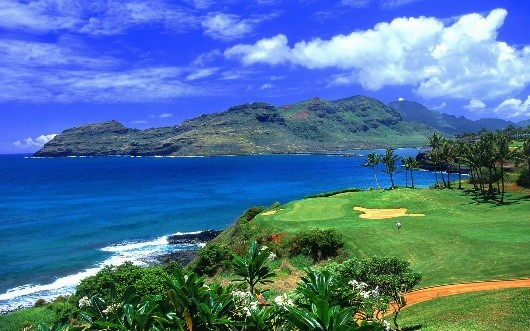
#> input picture ex4/natrescene.jpg, 530 x 331 px
$ python task4a.py
#> lines starting #> are read from the running program, lines starting #| are printed output that depends on the picture
### ex4/watermark.py
# -*- coding: UTF-8 -*-
"""
@author:Jaiyaun
@software: PyCharm
@file:watermark.py
@time:2021/11/17
"""

import matplotlib.pyplot as plt

def savefig(plt, filename, watermark_text):
    fig = plt.gcf()
    plt.rcParams['font.family'] = ['sans-serif']
    plt.rcParams['font.sans-serif'] = ['Microsoft YaHei']
    fig.text(0.9, 0.05, watermark_text,
             fontsize=40,
             rotation=45,
             color='blue',
             ha='right',
             va='bottom',
             alpha=0.2)
    plt.gca().xaxis.set_major_locator(plt.NullLocator())
    plt.gca().yaxis.set_major_locator(plt.NullLocator())
    plt.margins(0, 0)
    fig.savefig(filename, format='png', transparent=True, pad_inches=0)

# [14 lines left out: function addwatermark, not called in this run]

### ex4/task4a.py
# -*- coding: UTF-8 -*-
"""
@author:Jaiyaun
@software: PyCharm
@file:task4a.py
@time:2021/11/24
"""

import cv2
import numpy as np
import matplotlib.pyplot as plt
import watermark

img = cv2.imread('natrescene.jpg', cv2.IMREAD_COLOR)
#> img is the input picture: shape (331, 530, 3); mean B, G, R 154.6, 117.8, 77

# 二维图像转换成一维
data = img.reshape((-1, 3))
data = np.float32(data)

# 定义中心
criteria = (cv2.TERM_CRITERIA_EPS + cv2.TERM_CRITERIA_MAX_ITER, 10, 1.0)

# 设置标签
flags = cv2.KMEANS_RANDOM_CENTERS

# K-Means聚类，2、4、8、16、64
compactness, lables2, centers2 = cv2.kmeans(data, 2, None, criteria, 10, flags)
#> compactness = 1.23e+09; centers2 = [[95.08, 100.1, 54.25], [240.7, 143.5, 109.9]]
compactness, lables4, centers4 = cv2.kmeans(data, 4, None, criteria, 10, flags)
#> compactness = 524380620.1; centers4 = [[213.3, 97.8, 46.33], [32.94, 60.11, 30.27], [241.2, 204.1, 173.1], [88.72, 134.6, 97.91]]
compactness, lables8, centers8 = cv2.kmeans(data, 8, None, criteria, 10, flags)
#> compactness = 196022635.7; centers8 = [[246.9, 98.2, 64.26], [168.9, 86.81, 10.28], [246, 156.1, 121.5], [60.15, 129, 86.16], [97.02, 171.8, 145.1], [25.23, 53.49, 25.13], [244.7, 230.2, 200.5], [129.5, 105.6, 72.75]]
compactness, lables16, centers16 = cv2.kmeans(data, 16, None, criteria, 10, flags)
#> compactness = 99598415.5; centers16 = 16 rows, first 8: [171.9, 107.7, 55.45], [12.46, 40.22, 14.41], [76.44, 156.8, 108.2], [98.24, 182, 232.3], [119.1, 186.8, 152.2], [54.84, 121.6, 81.94], [142.4, 131.9, 101.5], [249, 248.5, 226.3]
compactness, lables64, centers64 = cv2.kmeans(data, 64, None, criteria, 10, flags)
#> compactness = 43480903; centers64 = 64 rows, first 8: [241, 62, 23], [141, 90.7, 11.88], [249.8, 108.6, 75.58], [174.3, 81.62, 3.65], [160.2, 84.94, 34.66], [75.95, 158.4, 233.5], [148.1, 140.3, 110], [73.82, 158.4, 101.3]

# 一维图像转换回二维
centers2 = np.uint8(centers2)
#> centers2 = [[95, 100, 54], [240, 143, 109]]
res = centers2[lables2.flatten()]
dst2 = res.reshape(img.shape)
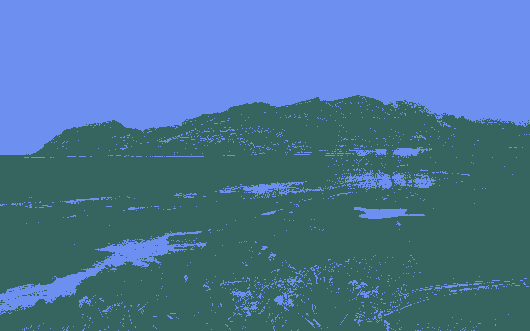
#> dst2: shape (331, 530, 3); mean B, G, R 154.3, 117.6, 76.5

centers4 = np.uint8(centers4)
#> centers4 = [[213, 97, 46], [32, 60, 30], [241, 204, 173], [88, 134, 97]]
res = centers4[lables4.flatten()]
dst4 = res.reshape(img.shape)
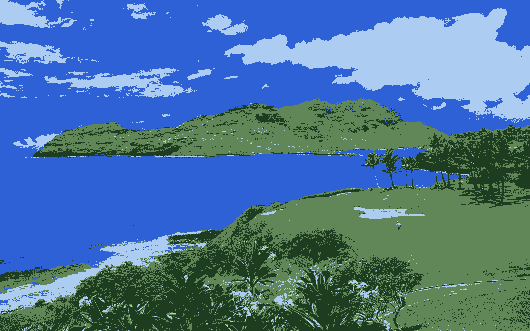
#> dst4: shape (331, 530, 3); mean B, G, R 154.1, 117.3, 76.6

centers8 = np.uint8(centers8)
#> centers8 = [[246, 98, 64], [168, 86, 10], [245, 156, 121], [60, 129, 86], [97, 171, 145], [25, 53, 25], [244, 230, 200], [129, 105, 72]]
res = centers8[lables8.flatten()]
dst8 = res.reshape(img.shape)
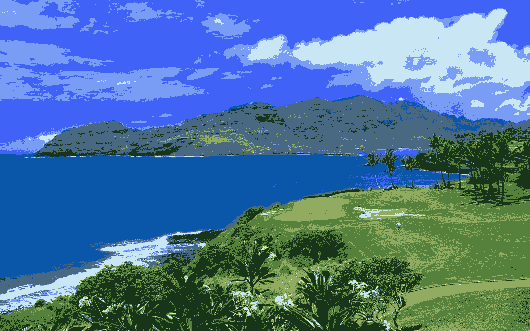
#> dst8: shape (331, 530, 3); mean B, G, R 154, 117.4, 76.7

centers16 = np.uint8(centers16)
#> centers16 = 16 rows, first 8: [171, 107, 55], [12, 40, 14], [76, 156, 108], [98, 182, 232], [119, 186, 152], [54, 121, 81], [142, 131, 101], [249, 248, 226]
res = centers16[lables16.flatten()]
dst16 = res.reshape(img.shape)
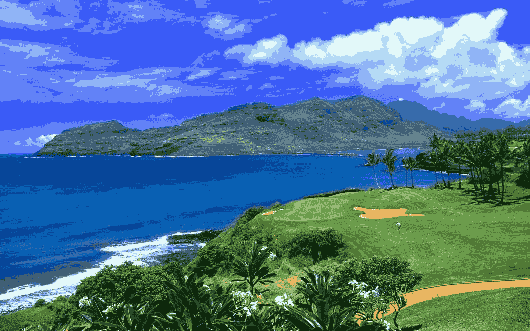
#> dst16: shape (331, 530, 3); mean B, G, R 154.1, 117.2, 76.7

centers64 = np.uint8(centers64)
#> centers64 = 64 rows, first 8: [241, 62, 23], [141, 90, 11], [249, 108, 75], [174, 81, 3], [160, 84, 34], [75, 158, 233], [148, 140, 109], [73, 158, 101]
res = centers64[lables64.flatten()]
dst64 = res.reshape(img.shape)
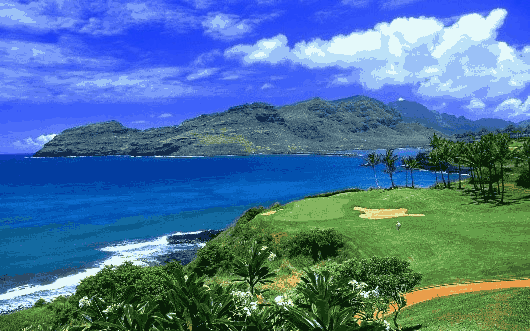
#> dst64: shape (331, 530, 3); mean B, G, R 154.2, 117.3, 76.5

titles = ['Original', 'K=2', 'K=4', 'K=8', 'K=16', 'K=64']
images = [img, dst2, dst4, dst8, dst16, dst64]

for i in range(6):
    plt.subplot(2, 3, i + 1)
    if len(images[i].shape) < 3:
        plt.imshow(images[i], 'gray')
    else:
        plt.imshow(images[i][..., ::-1])
    plt.title(titles[i], fontsize=8)
    plt.xticks([])
    plt.yticks([])

# 保存图片
# watermark.addwatermark(plt, '201944008236Jaiyaun')
watermark.savefig(plt, 'task4a.png', '201944008236Jaiyaun')
#> in savefig, `fig.savefig(filename, format='png', transparent=True, pad_inches=0)`:
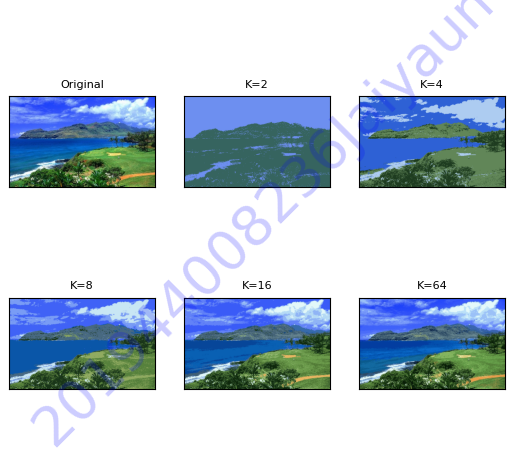
#> figure drawn by matplotlib, 6 panels
plt.show()

$ run again, with ex4/scene.jpg copied over ex4/natrescene.jpg
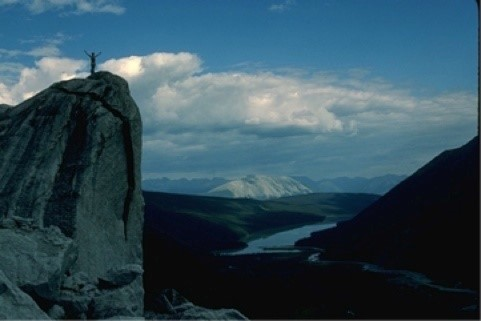
#> input picture ex4/scene.jpg, 481 x 321 px
#> img is the input picture: shape (321, 481, 3); mean B, G, R 90.1, 77.1, 49.9
#> `compactness, lables2, centers2 = cv2.kmeans(data, 2, None, criteria, 1..`: compactness = 305800421.4; centers2 = [[147.1, 126.1, 84.01], [33.47, 28.48, 16.1]]
#> `compactness, lables4, centers4 = cv2.kmeans(data, 4, None, criteria, 1..`: compactness = 86974321.1; centers4 = [[142.1, 114.1, 62.41], [19.96, 14.46, 8.01], [164.6, 162.2, 146.5], [62.04, 57.96, 33.45]]
#> `compactness, lables8, centers8 = cv2.kmeans(data, 8, None, criteria, 1..`: compactness = 33759418.2; centers8 = [[175.9, 179.2, 173.4], [154.9, 147.5, 122.9], [32.58, 22.94, 8.25], [72.49, 68.53, 43.21], [13.04, 9.39, 7.5], [141.9, 105.9, 46.73], [50.38, 45.69, 22.17], [142.8, 122.8, 78.19]]
#> `compactness, lables16, centers16 = cv2.kmeans(data, 16, None, criteria..`: compactness = 17956668.6; centers16 = 16 rows, first 8: [168.3, 167.9, 156.6], [141.2, 101.3, 40.2], [116.6, 95.68, 51.48], [68.98, 68.31, 65.62], [146.3, 126.6, 82.98], [187.8, 196.9, 198.2], [151.9, 143.2, 115.8], [14.78, 10.16, 7.27]
#> `compactness, lables64, centers64 = cv2.kmeans(data, 64, None, criteria..`: compactness = 6180606.3; centers64 = 64 rows, first 8: [68.18, 67.88, 66.33], [64.46, 63.17, 45.41], [90.28, 85.07, 58.19], [113.9, 109.7, 84.18], [70.69, 68.08, 49.01], [81.2, 76.82, 48.03], [59.11, 57.96, 40.74], [151.5, 114.9, 52.72]
#> `centers2 = np.uint8(centers2)`: centers2 = [[147, 126, 84], [33, 28, 16]]
#> `dst2 = res.reshape(img.shape)`:
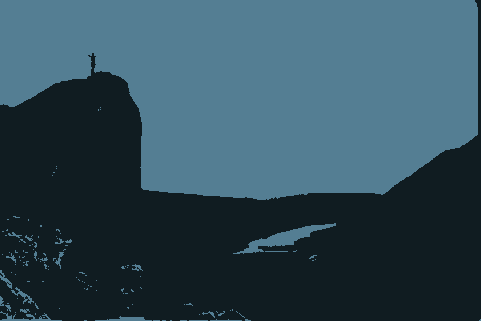
#> dst2: shape (321, 481, 3); mean B, G, R 89.8, 76.8, 49.9
#> `centers4 = np.uint8(centers4)`: centers4 = [[142, 114, 62], [19, 14, 8], [164, 162, 146], [62, 57, 33]]
#> `centers8 = np.uint8(centers8)`: centers8 = [[175, 179, 173], [154, 147, 122], [32, 22, 8], [72, 68, 43], [13, 9, 7], [141, 105, 46], [50, 45, 22], [142, 122, 78]]
#> `dst8 = res.reshape(img.shape)`:
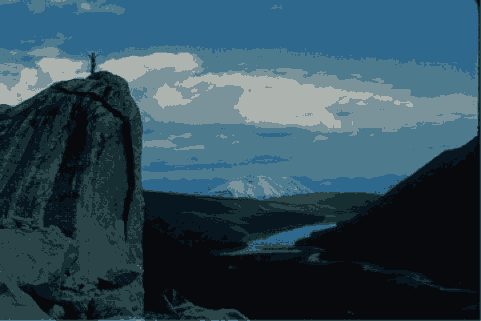
#> dst8: shape (321, 481, 3); mean B, G, R 89.6, 76.5, 49.5
#> `centers16 = np.uint8(centers16)`: centers16 = 16 rows, first 8: [168, 167, 156], [141, 101, 40], [116, 95, 51], [68, 68, 65], [146, 126, 82], [187, 196, 198], [151, 143, 115], [14, 10, 7]
#> `centers64 = np.uint8(centers64)`: centers64 = 64 rows, first 8: [68, 67, 66], [64, 63, 45], [90, 85, 58], [113, 109, 84], [70, 68, 49], [81, 76, 48], [59, 57, 40], [151, 114, 52]

$ run again, with ex4/frame_20211124202844.png saved as ex4/natrescene.jpg
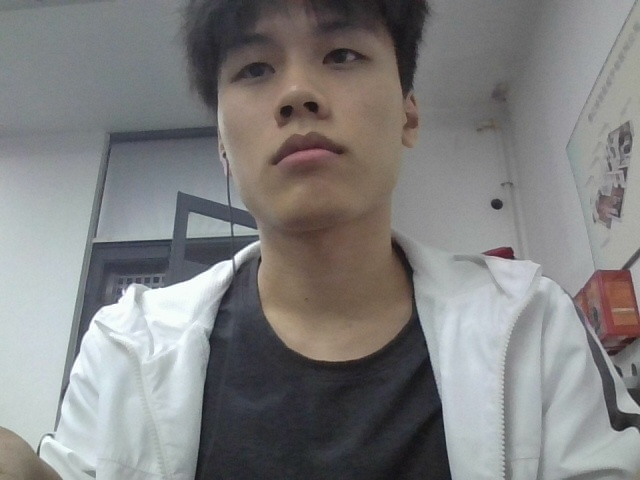
#> input picture ex4/frame_20211124202844.png, 640 x 480 px
#> img is the input picture: shape (480, 640, 3); mean B, G, R 128.7, 128.8, 129.2
#> `compactness, lables2, centers2 = cv2.kmeans(data, 2, None, criteria, 1..`: compactness = 904382875.2; centers2 = [[90.56, 91.52, 96.21], [179.6, 178.5, 173.2]]
#> `compactness, lables4, centers4 = cv2.kmeans(data, 4, None, criteria, 1..`: compactness = 233820939; centers4 = [[159.9, 159.6, 156.6], [111.7, 115.4, 121.2], [210.7, 208, 198.6], [56.81, 53.16, 55.87]]
#> `compactness, lables8, centers8 = cv2.kmeans(data, 8, None, criteria, 1..`: compactness = 91334791.8; centers8 = [[242.1, 239.4, 230], [75.57, 85.11, 107], [48.76, 44.43, 45.01], [166, 165.6, 161.2], [106.3, 112.3, 119.9], [204.9, 202.2, 192.8], [133.7, 134, 134], [83.6, 77.09, 76.51]]
#> `compactness, lables16, centers16 = cv2.kmeans(data, 16, None, criteria..`: compactness = 44739259.5; centers16 = 16 rows, first 8: [210.7, 207.3, 197.8], [77.96, 89.28, 137.5], [188.1, 187, 178.3], [65.48, 68.41, 118.9], [163.3, 163.1, 159.2], [76.2, 70.88, 72.83], [110.5, 126.2, 145.6], [231.5, 226.5, 215.7]
#> `compactness, lables64, centers64 = cv2.kmeans(data, 64, None, criteria..`: compactness = 12640405.7; centers64 = 64 rows, first 8: [43.3, 44.43, 53.61], [191.8, 190.6, 181.6], [45.98, 41.33, 73.65], [168.1, 169.3, 165.9], [148.4, 146.3, 144.7], [169.1, 165.9, 157.1], [56.28, 53.4, 55.99], [55.69, 54.93, 65.48]
#> `centers2 = np.uint8(centers2)`: centers2 = [[90, 91, 96], [179, 178, 173]]
#> `dst2 = res.reshape(img.shape)`:
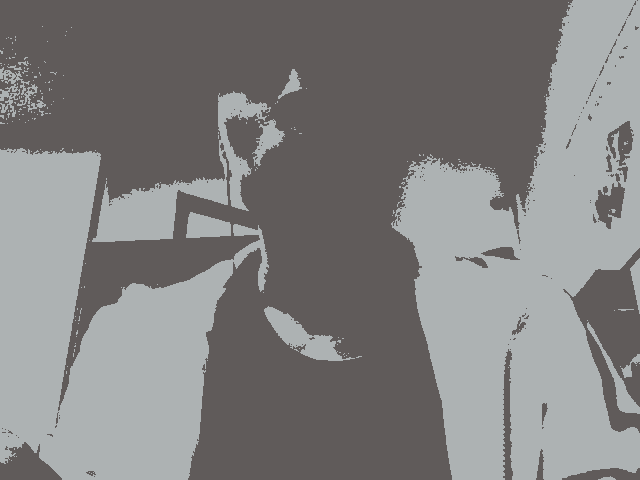
#> dst2: shape (480, 640, 3); mean B, G, R 128.1, 128.3, 129
#> `centers4 = np.uint8(centers4)`: centers4 = [[159, 159, 156], [111, 115, 121], [210, 207, 198], [56, 53, 55]]
#> `centers8 = np.uint8(centers8)`: centers8 = [[242, 239, 230], [75, 85, 106], [48, 44, 45], [166, 165, 161], [106, 112, 119], [204, 202, 192], [133, 133, 133], [83, 77, 76]]
#> `dst8 = res.reshape(img.shape)`:
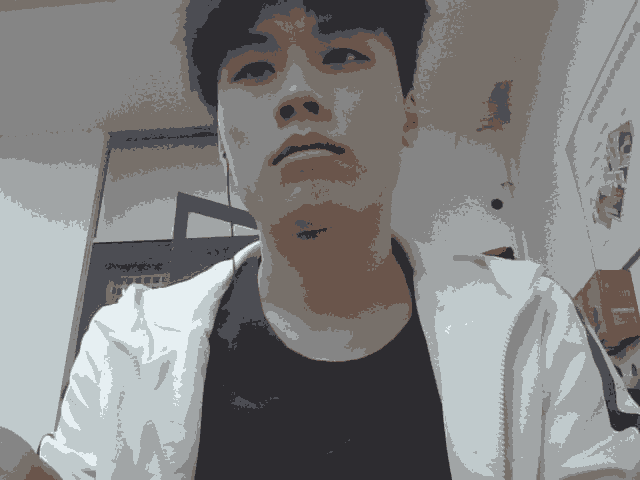
#> dst8: shape (480, 640, 3); mean B, G, R 128.2, 128.3, 128.6
#> `centers16 = np.uint8(centers16)`: centers16 = 16 rows, first 8: [210, 207, 197], [77, 89, 137], [188, 186, 178], [65, 68, 118], [163, 163, 159], [76, 70, 72], [110, 126, 145], [231, 226, 215]
#> `centers64 = np.uint8(centers64)`: centers64 = 64 rows, first 8: [43, 44, 53], [191, 190, 181], [45, 41, 73], [168, 169, 165], [148, 146, 144], [169, 165, 157], [56, 53, 55], [55, 54, 65]

$ run again, with ex4/frame_20211217170255.png saved as ex4/natrescene.jpg
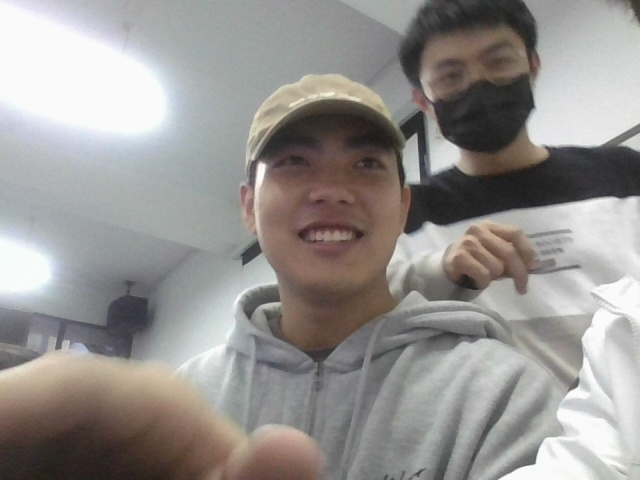
#> input picture ex4/frame_20211217170255.png, 640 x 480 px
#> img is the input picture: shape (480, 640, 3); mean B, G, R 144.8, 147.3, 150.5
#> `compactness, lables2, centers2 = cv2.kmeans(data, 2, None, criteria, 1..`: compactness = 1.04e+09; centers2 = [[187.4, 188.9, 187.6], [82.57, 86.64, 96.37]]
#> `compactness, lables4, centers4 = cv2.kmeans(data, 4, None, criteria, 1..`: compactness = 269333753.1; centers4 = [[168.1, 170.8, 169.5], [111.1, 115.5, 125.3], [231.1, 230.1, 228.4], [52.93, 56.31, 64.93]]
#> `compactness, lables8, centers8 = cv2.kmeans(data, 8, None, criteria, 1..`: compactness = 86099790.1; centers8 = [[69.25, 75.62, 91.29], [132.8, 134.6, 137.4], [43.12, 44.63, 48.57], [244, 243.3, 242.2], [179.6, 182.5, 181.4], [98.9, 105.2, 119.5], [158.1, 161.1, 159.5], [211.1, 210, 207.4]]
#> `compactness, lables16, centers16 = cv2.kmeans(data, 16, None, criteria..`: compactness = 41719783.6; centers16 = 16 rows, first 8: [70.43, 78, 95.89], [249.2, 249, 248.1], [63, 66.69, 77.58], [227.7, 225.9, 224.1], [207.9, 206.6, 203.8], [166.3, 169.2, 167.2], [184.5, 187.4, 186.5], [37.09, 38.73, 41.75]
#> `compactness, lables64, centers64 = cv2.kmeans(data, 64, None, criteria..`: compactness = 14978381.6; centers64 = 64 rows, first 8: [220.3, 217.8, 214.8], [217.7, 206.2, 200.1], [210.1, 199.8, 194.4], [176.6, 196.5, 209.4], [142.8, 163.6, 181.3], [210.3, 211.5, 209.5], [114.7, 127.7, 150.3], [204.6, 205.4, 202.7]
#> `centers2 = np.uint8(centers2)`: centers2 = [[187, 188, 187], [82, 86, 96]]
#> `dst2 = res.reshape(img.shape)`:
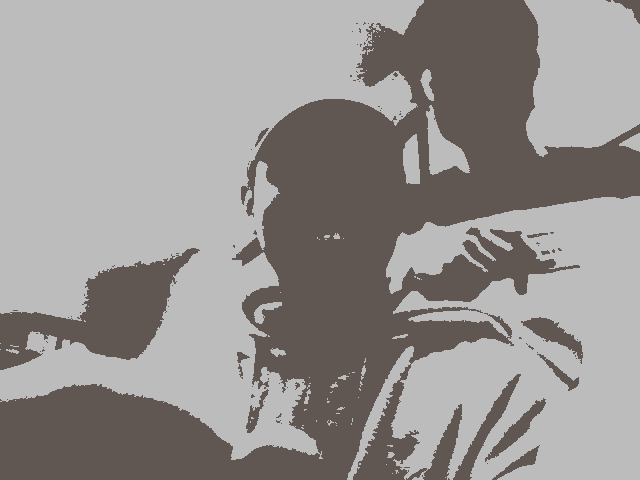
#> dst2: shape (480, 640, 3); mean B, G, R 144.3, 146.5, 150
#> `centers4 = np.uint8(centers4)`: centers4 = [[168, 170, 169], [111, 115, 125], [231, 230, 228], [52, 56, 64]]
#> `centers8 = np.uint8(centers8)`: centers8 = [[69, 75, 91], [132, 134, 137], [43, 44, 48], [243, 243, 242], [179, 182, 181], [98, 105, 119], [158, 161, 159], [211, 210, 207]]
#> `dst8 = res.reshape(img.shape)`:
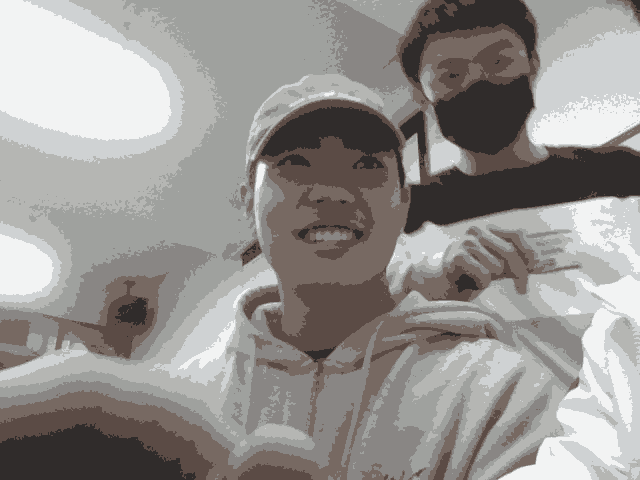
#> dst8: shape (480, 640, 3); mean B, G, R 144.3, 147, 150.1
#> `centers16 = np.uint8(centers16)`: centers16 = 16 rows, first 8: [70, 77, 95], [249, 249, 248], [62, 66, 77], [227, 225, 224], [207, 206, 203], [166, 169, 167], [184, 187, 186], [37, 38, 41]
#> `centers64 = np.uint8(centers64)`: centers64 = 64 rows, first 8: [220, 217, 214], [217, 206, 200], [210, 199, 194], [176, 196, 209], [142, 163, 181], [210, 211, 209], [114, 127, 150], [204, 205, 202]
